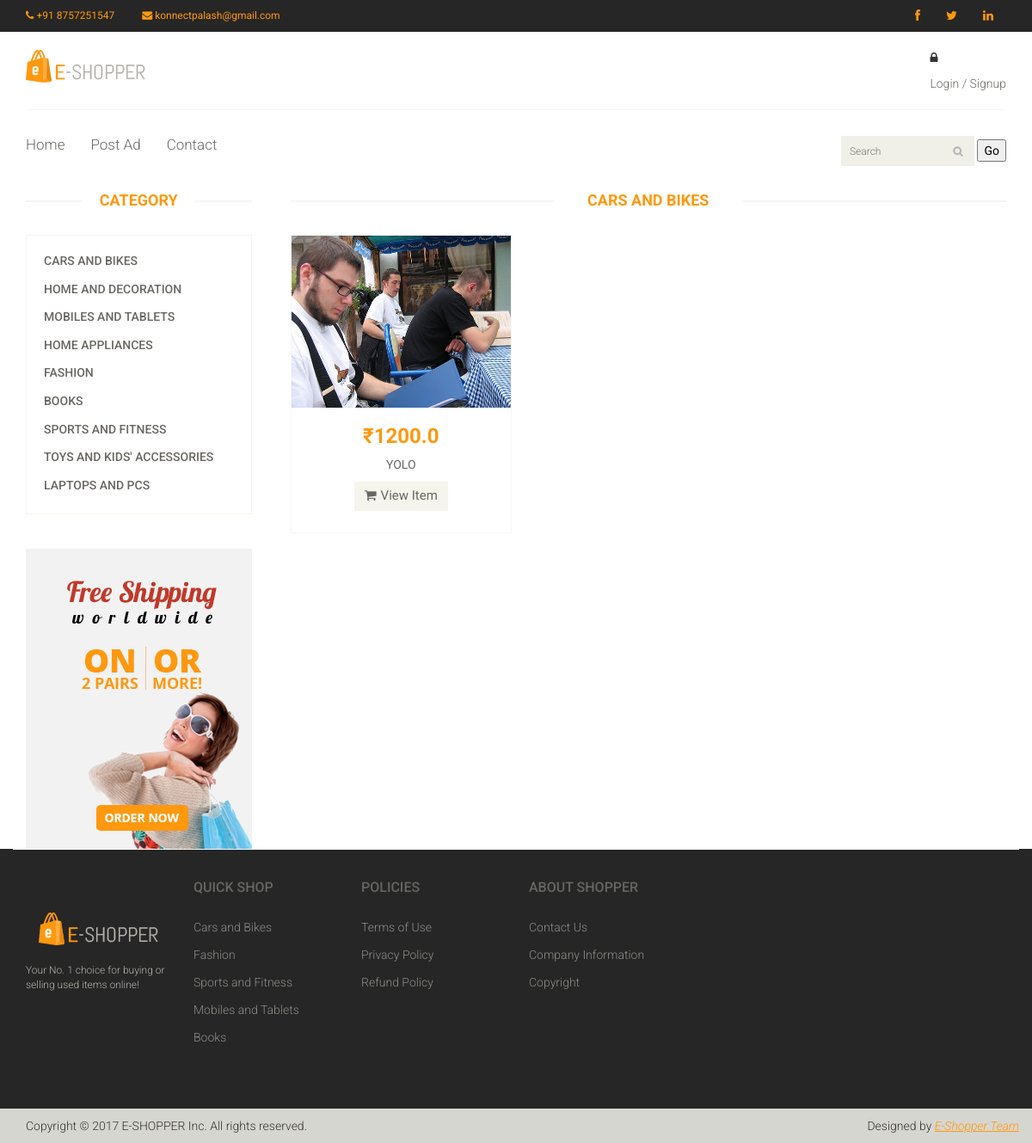
Before: /category/1/ with the older database file.
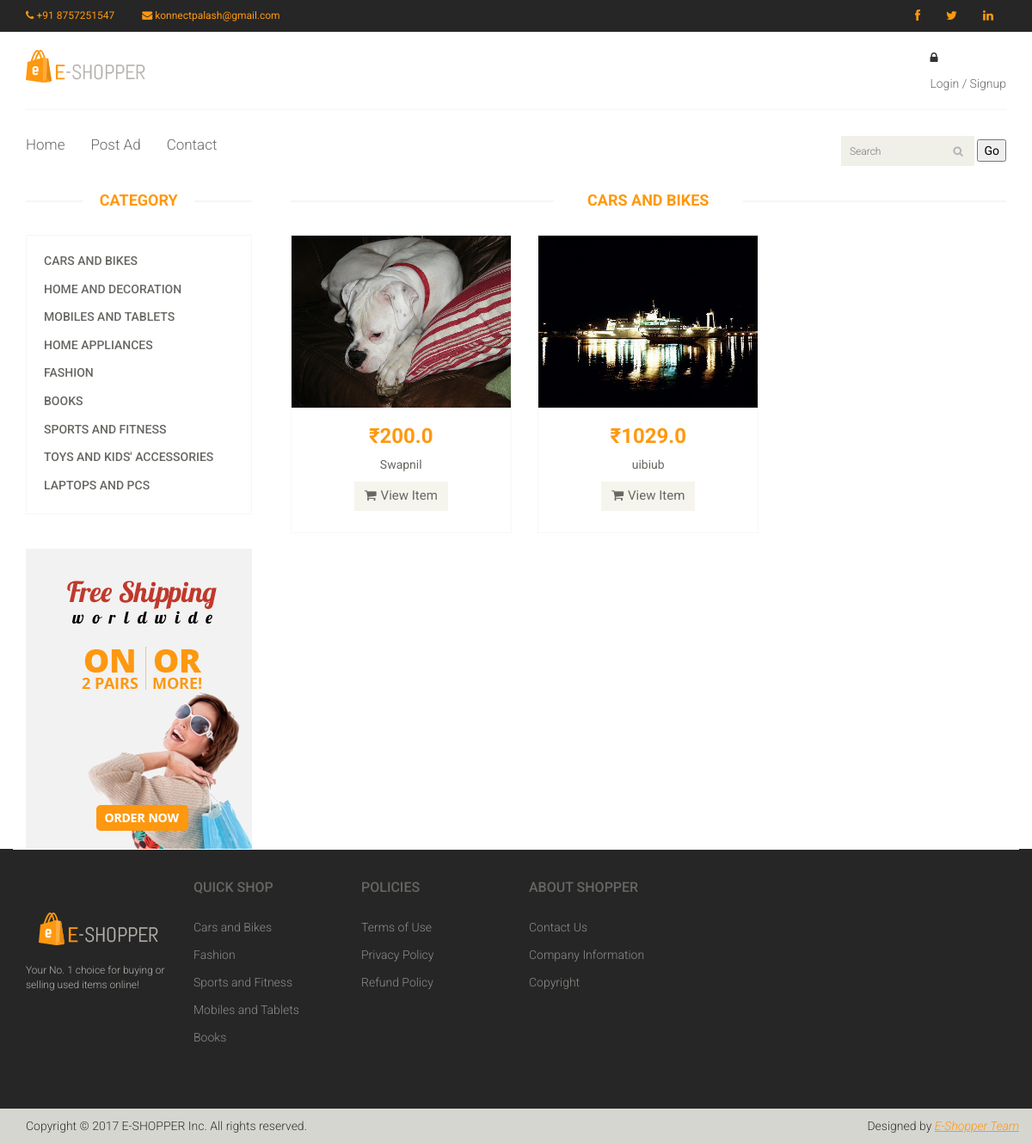
After: the same page with the newer database file.
### users/models.py (models this page shows, shortened)
class Item (models.Model):
    CHOICES= (
    ('1','Cars and Bikes'),
    ('2','Home and Decoration'),
    ('3','Mobile and Tablets'),
    ('4','Home appliances'),
    ('5','Fashion'),
    ('6','Books'),
    ('7','Sports and Fitness'),
    ('8','Laptops and PCs'),
    ('9','Toys and Kids Accessories'),
    )
    id = models.AutoField(primary_key=True)
    title = models.CharField(max_length=255)
    date = models.DateField(auto_now=True)
    seller_id = models.ForeignKey(User)
    description = models.TextField()
    price = models.FloatField()
    image = models.ImageField(upload_to='./users/static/')
    quantity = models.IntegerField()
    category = models.CharField(max_length=40,
        choices=CHOICES
        )

### users/views.py (the view)
# urls.py: url(r'^category/(?P<category_name>[\w-]*)/$', views.category, name='category'),
def category(request, category_name=None):
    CHOICES= (
    ('0','NULL'),
    ('1','Cars and Bikes'),
    ('2','Home and Decoration'),
    ('3','Mobile and Tablets'),
    ('4','Home appliances'),
    ('5','Fashion'),
    ('6','Books'),
    ('7','Sports and Fitness'),
    ('8','Laptops and PCs'),
    ('9','Toys and Kids Accessories'),
    )
    name = CHOICES[int(category_name)][1]
    if category_name != 'index' and category_name:
        category.items = Item.objects.filter(category = category_name)
        category.name = category_name
        return render(request, 'category.html', {'items':category.items, 'name':name})

### users/template/category.html (shortened to what the changed rows need)
{% extends "base.html" %} {% load static %} {% block main %}
<section>
    <div class="container">
        <div class="row">
            <div class="col-sm-3">
                <div class="left-sidebar">
                    <h2>Category</h2>
                </div>
            </div>
            <div class="col-sm-9 padding-right">
                <div class="features_items">
                    <h2 class="title text-center">{{name}}</h2>
                    {% for item in items %}
                    <div class="col-sm-4">
                        <div class="product-image-wrapper">
                            <div class="single-products">
                                <div class="productinfo text-center">
                                    <a href="/item/{{ item.id }}"><img src="/static{{ item.image.url }}" alt="" class="img-responsive girl" style="height:200px; width:300px;" /></a>
                                    <h2>₹{{ item.price }} </h2>
                                    <p>{{ item.title}}</p>
                                    <a href="/item/{{ item.id }}" class="btn btn-default add-to-cart"><i class="fa fa-shopping-cart"></i>View Item</a>
                                </div>
                            </div>
                        </div>
                    </div>
                    {% endfor %}
                </div>
            </div>
        </div>
    </div>
</section>
{% endblock %}

Changed rows visible on the page:
removed Item: image (picture), price "1200.0", title "YOLO"
added Item: image (picture), price "200.0", title "Swapnil"
added Item: image (picture), price "1029.0", title "uibiub"
